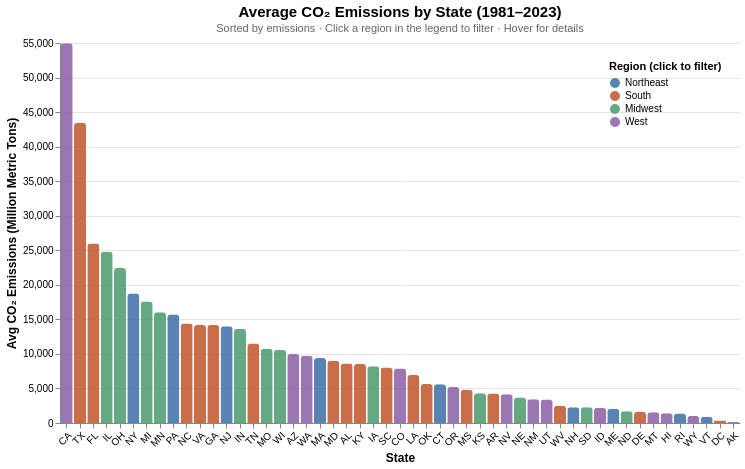

Write notebook code for a chart like this one.
### Code cell
import altair as alt
import pandas as pd

# data processing
df_bar = pd.read_csv('eia_data.csv')
df_bar = df_bar[(df_bar['Year'] >= 1981) & (df_bar['State'] != 'US')]
df_bar['Region'] = df_bar['State'].map(region_mapping)
df_bar = df_bar.dropna(subset=['Region'])

# Average CO2 per state across all years
avg_by_state = (
    df_bar.groupby(['State', 'Region'])
    .agg(
        Avg_CO2=('CO2_Emissions', 'mean'),
        Avg_Energy=('Total_Energy_Consumption', 'mean'),
        Years=('Year', lambda x: f"{int(x.min())}\u2013{int(x.max())}")
    )
    .reset_index()
)

# region filter
region_select = alt.selection_point(
    fields=['Region'],
    bind='legend',
    name='region_filter'
)

# color scale
color_scale = alt.Scale(
    domain=['Northeast', 'South', 'Midwest', 'West'],
    range=['#3b6ea5', '#c0552a', '#4a9a6e', '#8b5ea5']
)

# chart
bar = (
    alt.Chart(avg_by_state)
    .mark_bar(cornerRadiusTopLeft=3, cornerRadiusTopRight=3)
    .encode(
        x=alt.X(
            'State:N',
            sort=alt.EncodingSortField(field='Avg_CO2', order='descending'),
            title='State',
            axis=alt.Axis(labelAngle=-45, labelFontSize=10)
        ),
        y=alt.Y(
            'Avg_CO2:Q',
            title='Avg CO\u2082 Emissions (Million Metric Tons)',
            axis=alt.Axis(grid=True)
        ),
        color=alt.Color(
            'Region:N',
            scale=color_scale,
            legend=alt.Legend(
                title='Region (click to filter)',
                orient='top-right',
                symbolType='circle'
            )
        ),
        opacity=alt.condition(region_select, alt.value(0.85), alt.value(0.1)),
        tooltip=[
            alt.Tooltip('State:N',      title='State'),
            alt.Tooltip('Region:N',     title='Region'),
            alt.Tooltip('Avg_CO2:Q',    title='Avg CO\u2082 (Mil. Mt)',    format='.1f'),
            alt.Tooltip('Avg_Energy:Q', title='Avg Energy (B. Btu)', format=',.0f'),
            alt.Tooltip('Years:N',      title='Year range'),
        ]
    )
    .add_params(region_select)
    .properties(
        width=680,
        height=380,
        title=alt.TitleParams(
            text='Average CO\u2082 Emissions by State (1981\u20132023)',
            subtitle='Sorted by emissions \u00b7 Click a region in the legend to filter \u00b7 Hover for details',
            fontSize=15,
            subtitleFontSize=11,
            subtitleColor='#6b6560'
        )
    )
    .configure_axis(
        labelFont='sans-serif',
        titleFont='sans-serif',
        titleFontSize=12,
        gridColor='#e8e4df'
    )
    .configure_view(strokeWidth=0)
)

bar

### Figure 1 — Vega-Lite specification as saved in the notebook (floating-point values rounded to 4 significant figures)
{"config": {"view": {"continuousWidth": 300, "continuousHeight": 300, "strokeWidth": 0}, "axis": {"gridColor": "#e8e4df", "labelFont": "sans-serif", "titleFont": "sans-serif", "titleFontSize": 12}}, "data": {"name": "data-dd7ee06179e56bb54fcf71064bd0d009"}, "mark": {"type": "bar", "cornerRadiusTopLeft": 3, "cornerRadiusTopRight": 3}, "encoding": {"color": {"field": "Region", "legend": {"orient": "top-right", "symbolType": "circle", "title": "Region (click to filter)"}, "scale": {"domain": ["Northeast", "South", "Midwest", "West"], "range": ["#3b6ea5", "#c0552a", "#4a9a6e", "#8b5ea5"]}, "type": "nominal"}, "opacity": {"condition": {"param": "region_filter", "value": 0.85}, "value": 0.1}, "tooltip": [{"field": "State", "title": "State", "type": "nominal"}, {"field": "Region", "title": "Region", "type": "nominal"}, {"field": "Avg_CO2", "format": ".1f", "title": "Avg CO₂ (Mil. Mt)", "type": "quantitative"}, {"field": "Avg_Energy", "format": ",.0f", "title": "Avg Energy (B. Btu)", "type": "quantitative"}, {"field": "Years", "title": "Year range", "type": "nominal"}], "x": {"axis": {"labelAngle": -45, "labelFontSize": 10}, "field": "State", "sort": {"field": "Avg_CO2", "order": "descending"}, "title": "State", "type": "nominal"}, "y": {"axis": {"grid": true}, "field": "Avg_CO2", "title": "Avg CO₂ Emissions (Million Metric Tons)", "type": "quantitative"}}, "height": 380, "params": [{"name": "region_filter", "select": {"type": "point", "fields": ["Region"]}, "bind": "legend"}], "title": {"text": "Average CO₂ Emissions by State (1981–2023)", "fontSize": 15, "subtitle": "Sorted by emissions · Click a region in the legend to filter · Hover for details", "subtitleColor": "#6b6560", "subtitleFontSize": 11}, "width": 680, "$schema": "https://vega.github.io/schema/vega-lite/v5.8.0.json", "datasets": {"data-dd7ee06179e56bb54fcf71064bd0d009": [{"State": "AK", "Region": "West", "Avg_CO2": 148.7, "Avg_Energy": 620900.0, "Years": "1981–2023"}, {"State": "AL", "Region": "South", "Avg_CO2": 8618.0, "Avg_Energy": 1810000.0, "Years": "1981–2023"}, {"State": "AR", "Region": "South", "Avg_CO2": 4252.0, "Avg_Energy": 986200.0, "Years": "1981–2023"}, {"State": "AZ", "Region": "West", "Avg_CO2": 9981.0, "Avg_Energy": 1206000.0, "Years": "1981–2023"}, {"State": "CA", "Region": "West", "Avg_CO2": 54950.0, "Avg_Energy": 7064000.0, "Years": "1981–2023"}, {"State": "CO", "Region": "West", "Avg_CO2": 7880.0, "Avg_Energy": 1209000.0, "Years": "1981–2023"}, {"State": "CT", "Region": "Northeast", "Avg_CO2": 5598.0, "Avg_Energy": 764800.0, "Years": "1981–2023"}, {"State": "DC", "Region": "South", "Avg_CO2": 361.5, "Avg_Energy": 172400.0, "Years": "1981–2023"}, {"State": "DE", "Region": "South", "Avg_CO2": 1629.0, "Avg_Energy": 263400.0, "Years": "1981–2023"}, {"State": "FL", "Region": "South", "Avg_CO2": 25970.0, "Avg_Energy": 3739000.0, "Years": "1981–2023"}, {"State": "GA", "Region": "South", "Avg_CO2": 14170.0, "Avg_Energy": 2598000.0, "Years": "1981–2023"}, {"State": "HI", "Region": "West", "Avg_CO2": 1411.0, "Avg_Energy": 279800.0, "Years": "1981–2023"}, {"State": "IA", "Region": "Midwest", "Avg_CO2": 8200.0, "Avg_Energy": 1199000.0, "Years": "1981–2023"}, {"State": "ID", "Region": "West", "Avg_CO2": 2199.0, "Avg_Energy": 417200.0, "Years": "1981–2023"}, {"State": "IL", "Region": "Midwest", "Avg_CO2": 24800.0, "Avg_Energy": 3774000.0, "Years": "1981–2023"}, {"State": "IN", "Region": "Midwest", "Avg_CO2": 13630.0, "Avg_Energy": 2632000.0, "Years": "1981–2023"}, {"State": "KS", "Region": "Midwest", "Avg_CO2": 4300.0, "Avg_Energy": 1047000.0, "Years": "1981–2023"}, {"State": "KY", "Region": "South", "Avg_CO2": 8522.0, "Avg_Energy": 1670000.0, "Years": "1981–2023"}, {"State": "LA", "Region": "South", "Avg_CO2": 6934.0, "Avg_Energy": 3941000.0, "Years": "1981–2023"}, {"State": "MA", "Region": "Northeast", "Avg_CO2": 9394.0, "Avg_Energy": 1388000.0, "Years": "1981–2023"}, {"State": "MD", "Region": "South", "Avg_CO2": 8998.0, "Avg_Energy": 1324000.0, "Years": "1981–2023"}, {"State": "ME", "Region": "Northeast", "Avg_CO2": 2073.0, "Avg_Energy": 400700.0, "Years": "1981–2023"}, {"State": "MI", "Region": "Midwest", "Avg_CO2": 17570.0, "Avg_Energy": 2839000.0, "Years": "1981–2023"}, {"State": "MN", "Region": "Midwest", "Avg_CO2": 16030.0, "Avg_Energy": 1612000.0, "Years": "1981–2023"}, {"State": "MO", "Region": "Midwest", "Avg_CO2": 10740.0, "Avg_Energy": 1700000.0, "Years": "1981–2023"}, {"State": "MS", "Region": "South", "Avg_CO2": 4827.0, "Avg_Energy": 1063000.0, "Years": "1981–2023"}, {"State": "MT", "Region": "West", "Avg_CO2": 1543.0, "Avg_Energy": 358300.0, "Years": "1981–2023"}, {"State": "NC", "Region": "South", "Avg_CO2": 14390.0, "Avg_Energy": 2323000.0, "Years": "1981–2023"}, {"State": "ND", "Region": "Midwest", "Avg_CO2": 1705.0, "Avg_Energy": 424300.0, "Years": "1981–2023"}, {"State": "NE", "Region": "Midwest", "Avg_CO2": 3695.0, "Avg_Energy": 681000.0, "Years": "1981–2023"}, {"State": "NH", "Region": "Northeast", "Avg_CO2": 2295.0, "Avg_Energy": 278800.0, "Years": "1981–2023"}, {"State": "NJ", "Region": "Northeast", "Avg_CO2": 14020.0, "Avg_Energy": 2283000.0, "Years": "1981–2023"}, {"State": "NM", "Region": "West", "Avg_CO2": 3426.0, "Avg_Energy": 613200.0, "Years": "1981–2023"}, {"State": "NV", "Region": "West", "Avg_CO2": 4158.0, "Avg_Energy": 549400.0, "Years": "1981–2023"}, {"State": "NY", "Region": "Northeast", "Avg_CO2": 18730.0, "Avg_Energy": 3621000.0, "Years": "1981–2023"}, {"State": "OH", "Region": "Midwest", "Avg_CO2": 22440.0, "Avg_Energy": 3780000.0, "Years": "1981–2023"}, {"State": "OK", "Region": "South", "Avg_CO2": 5655.0, "Avg_Energy": 1429000.0, "Years": "1981–2023"}, {"State": "OR", "Region": "West", "Avg_CO2": 5193.0, "Avg_Energy": 827000.0, "Years": "1981–2023"}, {"State": "PA", "Region": "Northeast", "Avg_CO2": 15710.0, "Avg_Energy": 3721000.0, "Years": "1981–2023"}, {"State": "RI", "Region": "Northeast", "Avg_CO2": 1389.0, "Avg_Energy": 201500.0, "Years": "1981–2023"}, {"State": "SC", "Region": "South", "Avg_CO2": 8028.0, "Avg_Energy": 1450000.0, "Years": "1981–2023"}, {"State": "SD", "Region": "Midwest", "Avg_CO2": 2268.0, "Avg_Energy": 262300.0, "Years": "1981–2023"}, {"State": "TN", "Region": "South", "Avg_CO2": 11500.0, "Avg_Energy": 1975000.0, "Years": "1981–2023"}, {"State": "TX", "Region": "South", "Avg_CO2": 43470.0, "Avg_Energy": 11310000.0, "Years": "1981–2023"}, {"State": "UT", "Region": "West", "Avg_CO2": 3387.0, "Avg_Energy": 678800.0, "Years": "1981–2023"}, {"State": "VA", "Region": "South", "Avg_CO2": 14190.0, "Avg_Energy": 2192000.0, "Years": "1981–2023"}, {"State": "VT", "Region": "Northeast", "Avg_CO2": 893.8, "Avg_Energy": 133900.0, "Years": "1981–2023"}, {"State": "WA", "Region": "West", "Avg_CO2": 9744.0, "Avg_Energy": 1600000.0, "Years": "1981–2023"}, {"State": "WI", "Region": "Midwest", "Avg_CO2": 10610.0, "Avg_Energy": 1684000.0, "Years": "1981–2023"}, {"State": "WV", "Region": "South", "Avg_CO2": 2485.0, "Avg_Energy": 732000.0, "Years": "1981–2023"}, {"State": "WY", "Region": "West", "Avg_CO2": 1026.0, "Avg_Energy": 445000.0, "Years": "1981–2023"}]}}
